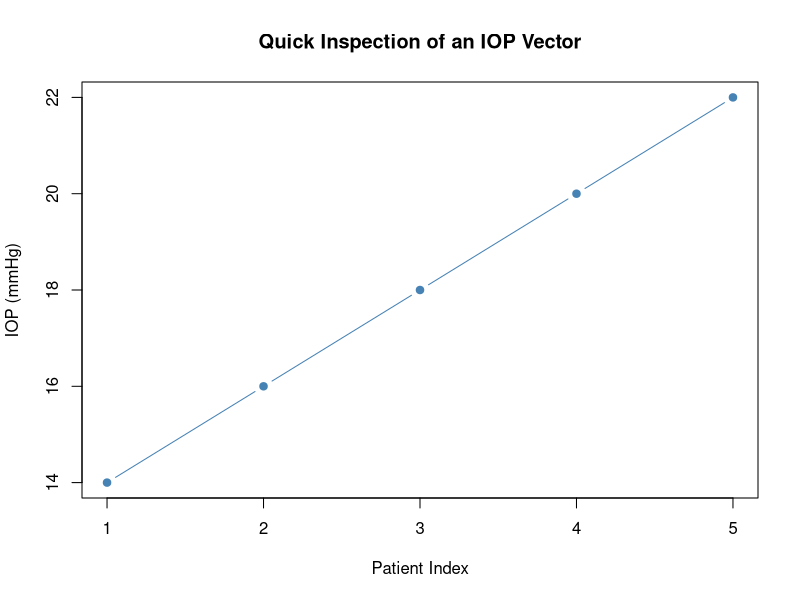

The R source for this figure:
# =============================================================================
#  SCRIPT 01: R BASICS, DATA IMPORT & TIDY CLINICAL DATA
#  Course  : Biostatistics & Experimental Design I (NECO GRS97003)
#  Week    : Week 1 - Foundations, R & Data Exploration
#  Slides  : BioStats-1_2026_reformat.pptx (Slides 1-15, 29)
#  Notes   : MacFarland & Yates Chapter 1 Notes (Importing Data into R)
#  Reuses  : Biostats-1-R-learning-script.R, Biostats-1-Week-2.R
#  Datasets: data/01_student_vision_clinic.csv
#            data/03_fellow_eyes_axial_length.csv
#
#  How to use:
#    Open BIOSTATS_CODE.Rproj in RStudio so your working directory is the
#    project root, then run one section at a time (Ctrl/Cmd + Enter).
#
#  Note: All CSV datasets in data/ are simulated teaching datasets for
#  optometry and vision science instruction, not real patient records.
# =============================================================================


# ---- 0. Setup & Session Checks ----------------------------------------------

# Start with a clean workspace (good habit at the top of teaching scripts)
rm(list = ls())

# Check your R environment and working directory (from M&Y Ch. 1 notes)
R.version.string
getwd()
date()

# Packages extend base R. You install a package ONCE with install.packages(),
# and load it in EACH new R session with library().
# install.packages("tidyverse")

library(tidyverse)   # Loads dplyr, tidyr, readr, ggplot2, tibble, purrr, etc.


# ---- 1. R as a Calculator & Vision Science Formulas -------------------------

# Basic arithmetic
5 + 3
10 / 2
2^3

# Assign values to named objects using `<-` ("gets" / "goes into").
# Vision science example: luminance contrast formulas.
lum_target     <- 120   # cd/m^2
lum_background <- 100   # cd/m^2

weber_contrast     <- (lum_target - lum_background) / lum_background
michelson_contrast <- (lum_target - lum_background) / (lum_target + lum_background)

cat("Weber contrast    :", round(weber_contrast, 3), "\n")
cat("Michelson contrast:", round(michelson_contrast, 3), "\n")

# R is case-sensitive: `Contrast` and `contrast` are two different objects!
Contrast <- 0.50
contrast <- 0.10
Contrast == contrast   # FALSE

# Built-in mathematical functions
log10(2.0)             # Base-10 logarithm (used in logMAR!)
sqrt(16)               # Square root
round(3.14159, 2)      # Round to 2 decimal places

# Tip: In an interactive RStudio session, type `?mean` or `?read.csv`
# in the Console to read the official documentation for any function.


# ---- 2. Vectors, Data Types & NOIR Measurement Scales -----------------------
# Recall "No Oil In Rivers" (NOIR):
#   Nominal  : Unordered categories (e.g., eye color, treatment label)
#   Ordinal  : Ordered categories without guaranteed equal spacing (e.g., Efron grade)
#   Interval : Equal spacing, arbitrary zero (e.g., Celsius, calendar year)
#   Ratio    : Equal spacing AND meaningful zero (e.g., reaction time in ms, axial length)

# A vector holds a 1D sequence of elements of the SAME type.
iop_vector <- c(14, 16, 18, 20, 22)     # Ratio/continuous numeric vector (mmHg)
eye_colors <- c("Brown", "Blue", "Hazel", "Brown")   # Nominal character vector
efron_ord  <- factor(c("None", "Mild", "Moderate", "Mild"),
                     levels = c("None", "Mild", "Moderate", "Severe"),
                     ordered = TRUE)                 # Ordinal factor

# Inspecting objects (Slides 10 & 12)
str(iop_vector)        # Structure and data type
class(iop_vector)      # Object class
length(iop_vector)     # Number of elements
summary(iop_vector)    # Quick 5-number summary + mean

mean(iop_vector)
sd(iop_vector)

# Always plot before testing! Quick base R plot of the vector (Slide 10)
plot(iop_vector,
     type = "b", pch = 19, col = "steelblue",
     xlab = "Patient Index", ylab = "IOP (mmHg)",
     main = "Quick Inspection of an IOP Vector")


# ---- 3. Importing CSV Data into R -------------------------------------------
# CSV (comma-separated values) is the universal, plain-text standard for
# sharing tabular data cleanly without manual copy-paste edits.

# Base R way: read.csv() returns a standard data.frame
clinic_base <- read.csv("data/01_student_vision_clinic.csv")

# Tidyverse way: readr::read_csv() returns a tibble (prints cleanly with types).
# Notice the `package::function()` namespace syntax (Slide 12 & M&Y Ch. 1):
# it makes explicit which package supplies a function.
clinic <- readr::read_csv("data/01_student_vision_clinic.csv",
                          show_col_types = FALSE)

# Inspect the imported table
head(clinic)           # First 6 rows
glimpse(clinic)        # Compact column-by-column view
summary(clinic)        # Overloaded summary(): numeric quantiles & character counts

# Access a single column with `$`
head(clinic$far_logmar)


# ---- 4. Missing Values (NA) and Sanity Checks (Slide 29) --------------------
# CRITICAL CLINICAL DATA RULE:
#   Use `NA` for missing measurements. NEVER code missing data as `0`!
#   In optometry, 0.0 logMAR is 20/20 acuity and 0 Efron grade is healthy —
#   zero is a real clinical measurement, not a missing value!

# Count missing values in each column
colSums(is.na(clinic))

# Notice what happens when you take the mean of a vector containing NA:
mean(clinic$far_logmar)                  # Returns NA on purpose to warn you!
mean(clinic$far_logmar, na.rm = TRUE)    # Explicitly excludes missing values

# Always report how many complete observations enter each analysis
n_total    <- nrow(clinic)
n_missing  <- sum(is.na(clinic$far_logmar))
n_complete <- sum(!is.na(clinic$far_logmar))
cat(sprintf("far_logmar: %d complete, %d missing (out of %d rows)\n",
            n_complete, n_missing, n_total))

# Check for impossible values or unexpected categories
range(clinic$tbut_sec, na.rm = TRUE)
table(clinic$eye_color, useNA = "ifany")
table(clinic$dry_eye_symptom, useNA = "ifany")


# ---- 5. Data Wrangling with dplyr & the Pipe Operator -----------------------
# The native pipe `|>` (or tidyverse pipe `%>%`) passes the result on the left
# as the first argument to the function on the right. Read it as "and then...".

# 5a. filter(): keep rows meeting a condition
optometry_only <- clinic |>
  filter(program == "Optometry", !is.na(far_logmar))

# 5b. select(): choose specific columns
acuity_cols <- clinic |>
  select(student_id, program, far_logmar, near_logmar, contrast_sens)

# 5c. mutate(): compute new clinical variables
# Convert logMAR to Minimum Angle of Resolution (MAR = 10^logMAR) and Snellen denominator
clinic_derived <- clinic |>
  mutate(
    mar_far            = 10^far_logmar,
    snellen_calc       = round(20 * mar_far, 1),
    acuity_diff_near   = near_logmar - far_logmar
  )
head(select(clinic_derived, student_id, far_logmar, mar_far, snellen_calc))

# 5d. group_by() + summarize(): summary table by group
clinic |>
  group_by(program) |>
  summarize(
    n_rows        = n(),
    n_valid_va    = sum(!is.na(far_logmar)),
    mean_logmar   = mean(far_logmar, na.rm = TRUE),
    sd_logmar     = sd(far_logmar, na.rm = TRUE),
    median_tbut   = median(tbut_sec, na.rm = TRUE),
    iqr_tbut      = IQR(tbut_sec, na.rm = TRUE),
    .groups       = "drop"
  )


# ---- 6. Fundamental Programming: if-else & for Loops ------------------------
# Reused from Biostats-1-R-learning-script.R

# Conditional logic (`if-else`)
patient_age <- 65
if (patient_age >= 60) {
  cat("Age", patient_age, ": include in older-adult AMD screening stratum.\n")
} else {
  cat("Age", patient_age, ": standard adult screening stratum.\n")
}

# Explicit `for` loop (useful to understand, though vectorized R is usually faster)
sample_logmar <- c(-0.10, 0.00, 0.18, 0.30, 1.00)
snellen_loop  <- numeric(length(sample_logmar))   # Pre-allocate output vector!

for (i in seq_along(sample_logmar)) {
  snellen_loop[i] <- round(20 * 10^sample_logmar[i], 1)
}
tibble(logMAR = sample_logmar, Snellen_Denom = snellen_loop)


# ---- 7. Tidy Data: A Row Is an Observation; a Patient Is a Unit (Slide 11) --
# In ophthalmic research, instruments often export WIDE tables with OD and OS
# in separate columns. Many R plotting and mixed-model tools prefer LONG (tidy)
# format: one row per eye measurement, with `patient_id` preserving linkage.

eyes_wide <- readr::read_csv("data/03_fellow_eyes_axial_length.csv",
                             show_col_types = FALSE)
head(eyes_wide)

# Pivot from wide (OD, OS columns) to long (one row per eye) using tidyr::pivot_longer()
eyes_long <- eyes_wide |>
  select(patient_id, lens_group, al_od_mm, al_os_mm) |>
  tidyr::pivot_longer(
    cols      = c(al_od_mm, al_os_mm),
    names_to  = "eye",
    values_to = "axial_length_mm"
  ) |>
  mutate(eye = if_else(eye == "al_od_mm", "OD", "OS"))

head(eyes_long, 8)

# CRITICAL DESIGN CHECK (Slides 11 & 42):
cat("Number of rows (eye measurements):", nrow(eyes_long), "\n")
cat("Number of independent patients   :", n_distinct(eyes_long$patient_id), "\n")
# Remember: 80 eye rows from 40 patients are NOT 80 independent patients!
# We will test the statistical consequence of pooling eyes in Script 05.


# ---- 8. Try It Yourself (Exercises) -----------------------------------------
# 1. Filter `clinic` to students with `tbut_sec < 8` seconds. How many are there?
# 2. Using `mutate()`, add a column `cct_adjusted_iop` to `data/02_iop_clinical_trial.csv`
#    using the rule of thumb: iop_baseline - (cct_um - 545) / 20.
# 3. Pivot `se_od_d` and `se_os_d` from `eyes_wide` into long format.
# 4. Explain in one sentence why replacing `NA` with `0` in `far_logmar` would
#    bias the group mean acuity.
